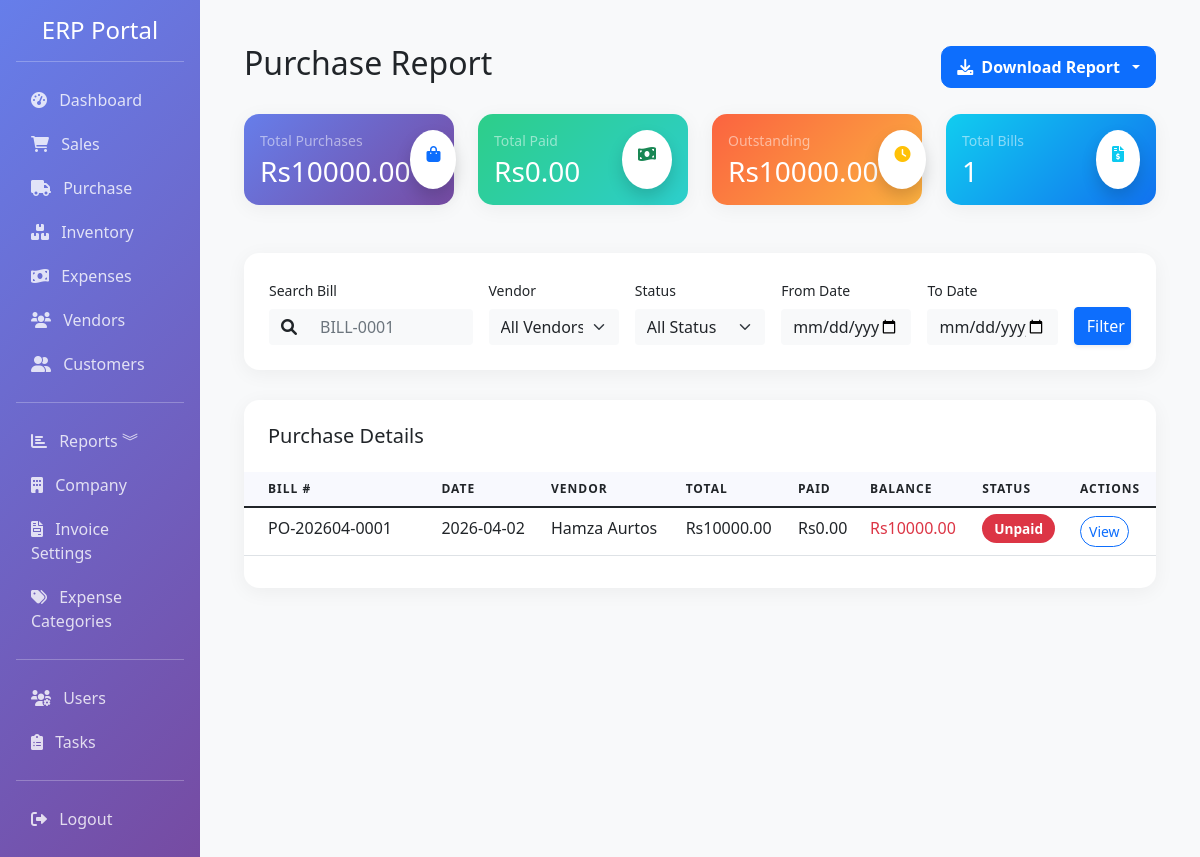
/reports/purchase-report (signed in), run on an earlier commit of the app's database.
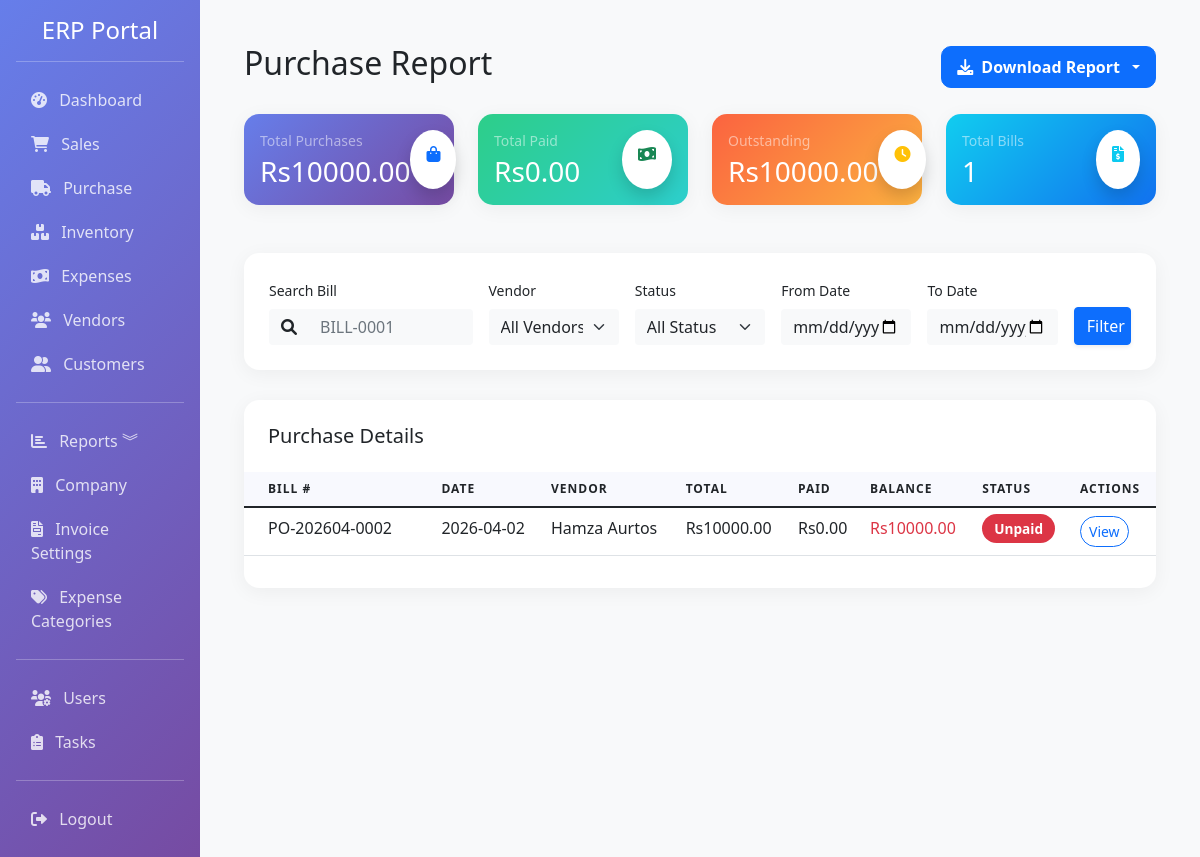
And on a later commit of the database.
### app/models.py (models this page shows, shortened)
class PurchaseBill(db.Model):
    __tablename__ = 'purchase_bills'
    id = db.Column(db.Integer, primary_key=True)
    bill_number = db.Column(db.String(50), unique=True, nullable=False, index=True)
    vendor_id = db.Column(db.Integer, db.ForeignKey('vendors.id'), nullable=False, index=True)
    date = db.Column(db.DateTime, default=datetime.utcnow, index=True)
    due_date = db.Column(db.DateTime)
    currency_id = db.Column(db.Integer, db.ForeignKey('currencies.id'), nullable=True)
    exchange_rate = db.Column(db.Float, default=1)
    subtotal = db.Column(db.Float, default=0)
    tax_rate = db.Column(db.Float, default=10)
    tax = db.Column(db.Float, default=0)
    discount_type = db.Column(db.String(10), default='fixed')
    discount = db.Column(db.Float, default=0)
    shipping_charge = db.Column(db.Float, default=0)
    total = db.Column(db.Float, default=0)
    status = db.Column(Enum('paid', 'unpaid', 'partial', name='payment_status'), default='unpaid', index=True)
    paid_amount = db.Column(db.Float, default=0)
    notes = db.Column(db.Text)
    created_by = db.Column(db.Integer, db.ForeignKey('users.id'))
    created_at = db.Column(db.DateTime, default=datetime.utcnow)
    updated_at = db.Column(db.DateTime, default=datetime.utcnow, onupdate=datetime.utcnow)
    items = db.relationship('PurchaseItem', backref='bill', lazy=True, cascade='all, delete-orphan')
    currency = db.relationship('Currency', backref='purchase_bills', lazy=True)
    @property
    def balance_due(self):
        return self.total - self.paid_amount

class Vendor(db.Model):
    __tablename__ = 'vendors'
    id = db.Column(db.Integer, primary_key=True)
    name = db.Column(db.String(100), nullable=False, index=True)
    email = db.Column(db.String(120), index=True)
    phone = db.Column(db.String(20))
    address = db.Column(db.Text)
    gst_number = db.Column(db.String(20), index=True)
    pan_number = db.Column(db.String(20))
    contact_person = db.Column(db.String(100))
    payment_terms = db.Column(db.Integer, default=30)  # Days
    credit_limit = db.Column(db.Float, default=0)
    is_active = db.Column(db.Boolean, default=True)
    created_at = db.Column(db.DateTime, default=datetime.utcnow)
    updated_at = db.Column(db.DateTime, default=datetime.utcnow, onupdate=datetime.utcnow)
    bills = db.relationship('PurchaseBill', backref='vendor', lazy=True, cascade='all, delete-orphan')

### app/routes/reports.py (the view)
@bp.route('/purchase-report')
@login_required
def purchase_report():
    start_date = request.args.get('start_date')
    end_date = request.args.get('end_date')
    status = request.args.get('status', 'all')
    search = request.args.get('search', '')
    vendor_id = request.args.get('vendor_id')
    query = PurchaseBill.query
    if start_date:
        query = query.filter(PurchaseBill.date >= datetime.strptime(start_date, '%Y-%m-%d'))
    if end_date:
        query = query.filter(PurchaseBill.date <= datetime.strptime(end_date, '%Y-%m-%d'))
    if status != 'all':
        query = query.filter(PurchaseBill.status == status)
    if search:
        query = query.filter(PurchaseBill.bill_number.ilike(f'%{search}%'))
    if vendor_id and vendor_id != 'all':
        query = query.filter(PurchaseBill.vendor_id == vendor_id)
    purchases = query.order_by(PurchaseBill.date.desc()).all()
    total_purchases = sum(p.total for p in purchases)
    total_paid = sum(p.paid_amount for p in purchases)
    total_balance = sum(p.balance_due for p in purchases)
    total_count = len(purchases)
    vendors = Vendor.query.order_by(Vendor.name).all()
    return render_template('reports/purchase_report.html',
                         purchases=purchases,
                         total_purchases=total_purchases,
                         total_paid=total_paid,
                         total_balance=total_balance,
                         total_count=total_count,
                         start_date=start_date,
                         end_date=end_date,
                         status=status,
                         search=search,
                         vendors=vendors,
                         current_vendor_id=vendor_id)

### app/models.py (called while the page is built)
    @property
    def is_admin(self):
        return self.role == 'admin'

### app/templates/reports/purchase_report.html (shortened to what the changed rows need)
{% extends "base.html" %}
{% block content %}
<div class="container-fluid py-4">
    <div class="d-flex justify-content-between align-items-center mb-4">
        <h2 class="font-weight-bold">Purchase Report</h2>
    </div>
    <div class="card report-card">
        <div class="card-body px-0">
            <div class="table-responsive">
                <table class="table align-items-center table-flush">
                    <thead>
                        <tr>
                            <th class="px-4">Bill #</th>
                            <th>Date</th>
                            <th>Vendor</th>
                            <th>Total</th>
                            <th>Paid</th>
                            <th>Balance</th>
                            <th>Status</th>
                            <th>Actions</th>
                        </tr>
                    </thead>
                    <tbody>
                        {% for purchase in purchases %}
                        <tr>
                            <td class="px-4 font-weight-bold">{{ purchase.bill_number }}</td>
                            <td>{{ purchase.date.strftime('%Y-%m-%d') }}</td>
                            <td>{{ purchase.vendor.name if purchase.vendor else 'Unknown' }}</td>
                            <td>Rs{{ "%.2f"|format(purchase.total) }}</td>
                            <td>Rs{{ "%.2f"|format(purchase.paid_amount) }}</td>
                            <td><span class="text-danger font-weight-bold">Rs{{ "%.2f"|format(purchase.balance_due) }}</span></td>
                            <td>
                                {% if purchase.status == 'paid' %}
                                <span class="status-badge bg-success text-white">Paid</span>
                                {% elif purchase.status == 'partial' %}
                                <span class="status-badge bg-warning text-white">Partial</span>
                                {% else %}
                                <span class="status-badge bg-danger text-white">Unpaid</span>
                                {% endif %}
                            </td>
                            <td>
                                <a href="{{ url_for('purchase.bill_detail', id=purchase.id) }}" class="btn btn-sm btn-outline-primary rounded-pill">View</a>
                            </td>
                        </tr>
                        {% endfor %}
                    </tbody>
                </table>
            </div>
        </div>
    </div>
</div>
{% endblock %}

What changed in the data, as far as the page shows it:
removed PurchaseBill: bill_number "PO-202604-0001", date "2026-04-02", vendor "Hamza Aurtos", total "10000.00", paid_amount "0.00", balance_due "10000.00", status "Unpaid"
added PurchaseBill: bill_number "PO-202604-0002", date "2026-04-02", vendor "Hamza Aurtos", total "10000.00", paid_amount "0.00", balance_due "10000.00", status "Unpaid"
